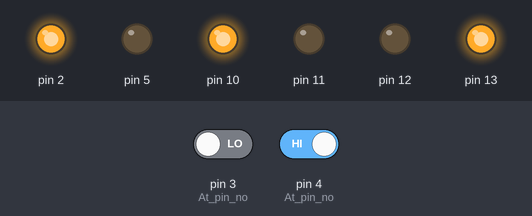
The sketch below on a simulated Arduino Uno, built with avr-gcc and run on an emulated ATmega328P. On the bench: output pins drawn as LEDs (lit = HIGH). The test bench sets the inputs (shaded band); at power-on: pin 3 (At_pin_no) LOW, pin 4 (At_pin_no) HIGH.

Above: at 1.2 s.
1.3 s: pin 3 (At_pin_no) driven HIGH
At 1.8 s:
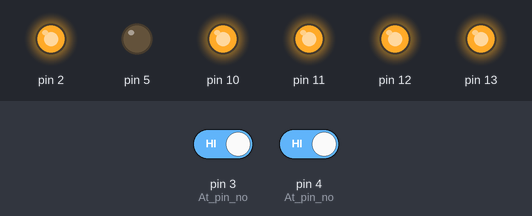
2.8 s: pin 4 (At_pin_no) driven LOW
At 4.0 s:
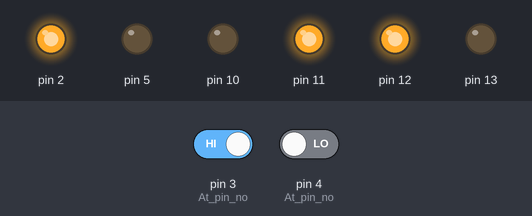
4.3 s: pin 3 (At_pin_no) driven LOW
At 5.3 s:
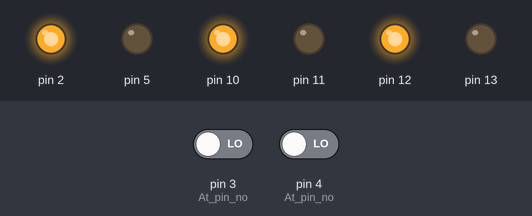
5.8 s: pin 4 (At_pin_no) driven HIGH
At 6.4 s:
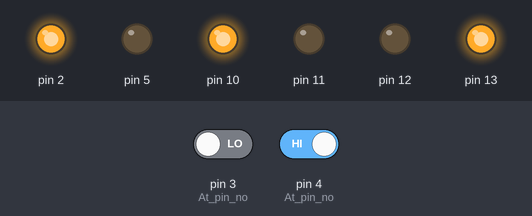
Timing chart, 0 to 8.3 s (numbered marks = the images above; inputs shaded):
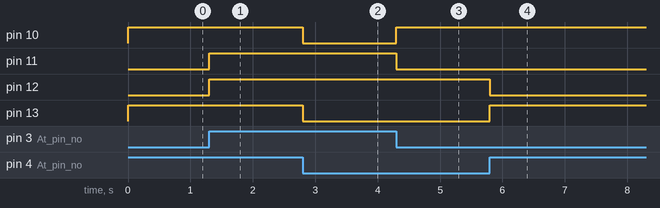

The sketch:

White_line_followerr.ino
```cpp
 /*Note:
 ** In this program the robot will follow a white surface.
1. DC Motors are Output devices.
2. Light sensors are input devices.
3. In this program you will need a black surface and on that black surface
you have to stick a white tape.
4. The robot sensors will detect black and white surface and then move accordingly following the white line.

Pin Connection:
1. Connect wires of pin no: 10,11 to M1-IN socket of Motor driver.
2. Connect wires of pin no: 12,13 to M2-IN socket of Motor driver.
3. Connect the left motor wires to M1-OUT socket.
4. Connect the right motor wires to M2-OUT socket.
*/

int l,r;                                   // initializing two variables l & r for storing inputs from Light sensors.
void setup()
{
  pinMode(10,OUTPUT);                     //10,11 for left motor
  pinMode(11,OUTPUT);
  pinMode(12,OUTPUT);                     //12,13 for right motor
  pinMode(13,OUTPUT);
  pinMode(4,INPUT);                       // At pin no:4 we will connect the right light sensor which will act as an input device
  pinMode(3,INPUT);                       // At pin no:3 we will connect the left light sensor which will act as input device.
  pinMode(5,OUTPUT);
  pinMode(2,OUTPUT);
  digitalWrite(2,HIGH);
  digitalWrite(5,LOW);
}
void loop()
{
  r=digitalRead(4);                       // Reading the input of right sensor and storing the value in pin no:4 of Arduino
  l=digitalRead(3);                       // Reading the input of left sensor and storing the value in pin no:3 of Arduino


  if(r==LOW && l==LOW)                  // If both left & right sensor are on black surface
  {                                     // the left & right motor will go forward
    digitalWrite(10,HIGH);
    digitalWrite(11,LOW);
    digitalWrite(12,HIGH);
    digitalWrite(13,LOW);
  }
  else if(l==HIGH && r==LOW)             // If left sensor is on white surface and right sensor is on black surface
  {                                      // the left motor will go forward & right motor will go backward
    digitalWrite(10,LOW);
    digitalWrite(11,HIGH);
    digitalWrite(12,HIGH);
    digitalWrite(13,LOW);
  }
  else if(l==LOW && r==HIGH)            // If left sensor is on white and right sensor is on black surface
  {                                     // the left motor will go backward & right motor will go forward.
    digitalWrite(10,HIGH);
    digitalWrite(11,LOW);
    digitalWrite(12,LOW);
    digitalWrite(13,HIGH);
   }
    else                           // the last condition is, if both left & right light sensor are on WHITE surface
  {                                // the left & right will stop.
    digitalWrite(10,HIGH);
    digitalWrite(11,HIGH);
    digitalWrite(12,HIGH);
    digitalWrite(13,HIGH);
   }
}
```

Measured:
- after the input at 1.3 s, pin 11, pin 12: LOW → HIGH at once
- after the input at 2.8 s, pin 10, pin 13: HIGH → LOW at once
- after the input at 4.3 s, pin 10: LOW → HIGH at once; pin 11: HIGH → LOW at once
- after the input at 5.8 s, pin 12: HIGH → LOW at once; pin 13: LOW → HIGH at once
